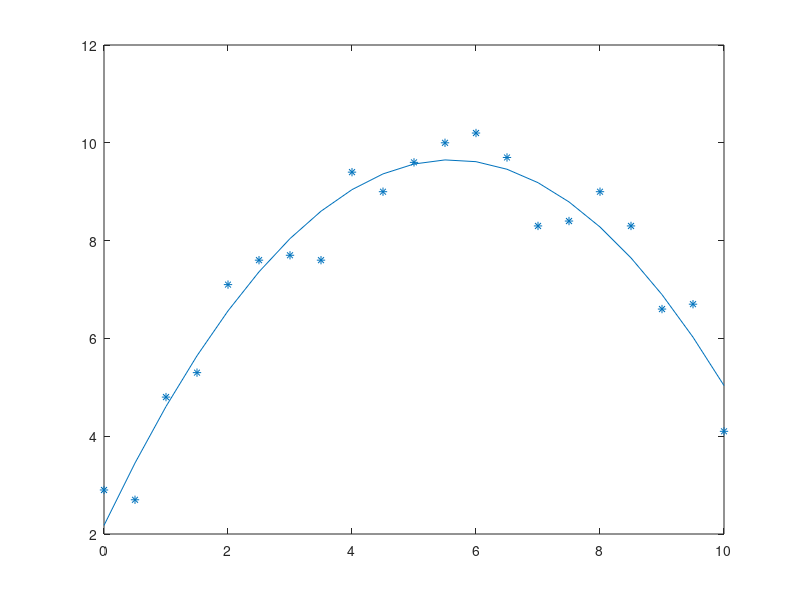

MATLAB code for this plot:
x=[0.0 0.5 1.0 1.5 2.0 2.5 3.0...
    3.5 4.0 4.5 5.0 5.5 6.0 6.5...
    7.0 7.5 8.0 8.5 9.0 9.5 10.0];
y=[2.9 2.7 4.8 5.3 7.1 7.6 7.7...
 7.6 9.4 9.0 9.6 10.0 10.2 9.7...
 8.3 8.4 9.0 8.3 6.6 6.7 4.1];

A=ones(length(x),3);
for i=1:2
    A(:,i+1)=(x.^i)';
end

[Q,R]=qr(A);
R1=R(1:3,1:3);
c=Q'*y';
c=c(1:3);
a=R1\c;
rn2=norm(R1,2);

f=@(x) a(1)+a(2).*x+a(3).*x.^2;
z=f(x);
plot(x,z);
hold on;
scatter(x,y,'*');